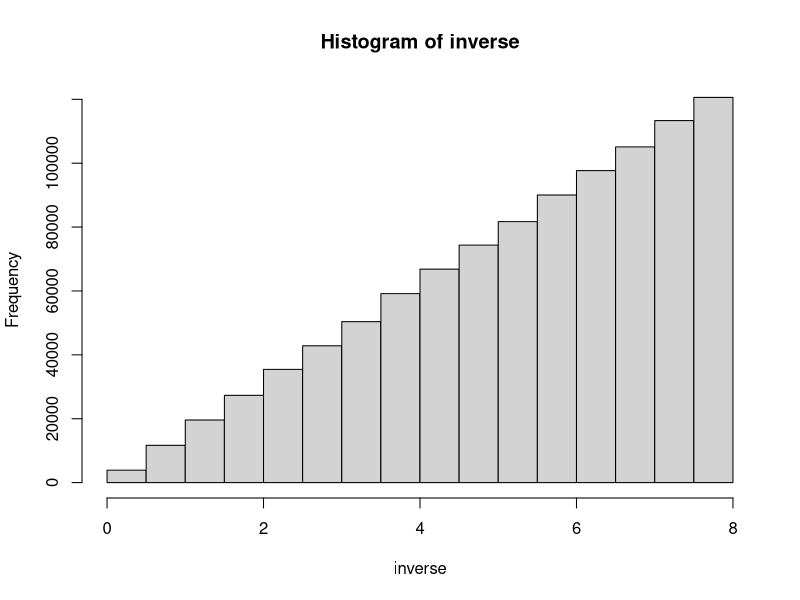

This chart was generated by the following R code:
## ---- chunk 1
knitr::opts_chunk$set(echo = TRUE)
## ---- chunk 2

#Question 1

#a)
f_x = 16**(1/2)

#b)
un = runif(1000000,0,4)

#c)
inverse = (16*un)**(1/2)


#d)
hist(inverse)

#e)

e_x = mean(inverse)


e_x2 = mean(inverse**2)


#Question 2

#a) 100,000

#b)

20 * 100000

#c)
demand=rnorm(1000000,100000,25000)

#d)
sales_vol = pmin(demand,120000)

#e)
profit = sales_vol * 20


